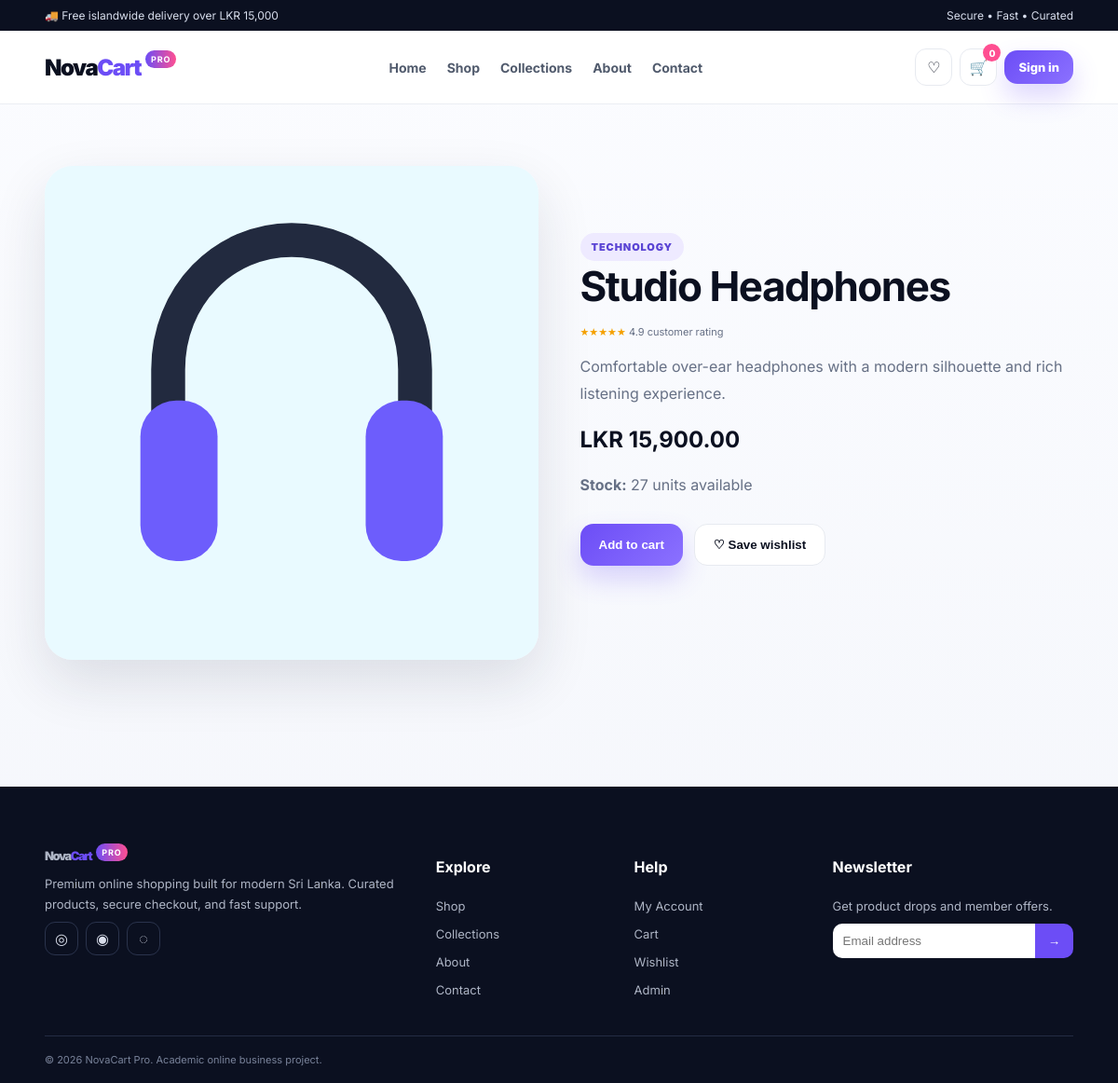
/product.php?id=12, run on the app's committed database.
### tables this page shows
CREATE TABLE products (
  id INT AUTO_INCREMENT PRIMARY KEY,
  name VARCHAR(160) NOT NULL,
  category VARCHAR(80) NOT NULL,
  price DECIMAL(12,2) NOT NULL,
  stock INT NOT NULL DEFAULT 0,
  image VARCHAR(255) NOT NULL,
  description TEXT,
  status ENUM('active','inactive') DEFAULT 'active',
  created_at TIMESTAMP DEFAULT CURRENT_TIMESTAMP
);

### includes/config.php (called while the page is built, shortened)
<?php
function e($v){return htmlspecialchars((string)$v,ENT_QUOTES,'UTF-8');}
?>

### product.php (the view)
<?php require 'includes/config.php';$id=(int)($_GET['id']??0);$st=$pdo->prepare("SELECT * FROM products WHERE id=? AND status='active'");$st->execute([$id]);$p=$st->fetch();if(!$p){http_response_code(404);die('Product not found');}$pageTitle=$p['name'];include 'includes/header.php';?>
<section class="section"><div class="container product-detail"><div class="detail-image"><img src="<?=e($p['image'])?>" alt="<?=e($p['name'])?>"></div><div class="detail-copy"><span class="eyebrow"><?=e($p['category'])?></span><h1><?=e($p['name'])?></h1><div class="rating">★★★★★ <span style="color:#667085">4.9 customer rating</span></div><p><?=e($p['description'])?></p><h2>LKR <?=number_format($p['price'],2)?></h2><p><strong>Stock:</strong> <?=$p['stock']?> units available</p><div class="hero-actions"><button class="btn" data-add='<?=e(json_encode(['id'=>$p['id'],'name'=>$p['name'],'price'=>$p['price'],'image'=>$p['image']]))?>'>Add to cart</button><button class="btn btn-outline" data-wish='<?=e(json_encode(['id'=>$p['id'],'name'=>$p['name'],'price'=>$p['price'],'image'=>$p['image']]))?>'>♡ Save wishlist</button></div></div></div></section><?php include 'includes/footer.php';?>

### assets/css/style.css (style rules this page uses)
:root { --ink:#0b1020;--muted:#667085;--bg:#f5f7fb;--card:#fff;--purple:#6c4df6;--pink:#ff4f91;--cyan:#10b7d7;--line:#e7eaf0;--green:#12a86b;--red:#e34d59;--shadow:0 24px 60px rgba(25,33,61,.12);--radius:26px }
* { box-sizing:border-box }
html { scroll-behavior:smooth }
body { margin:0;font-family:Inter,system-ui,sans-serif;color:var(--ink);background:linear-gradient(180deg,#fbfcff 0,#f4f6fb 100%) }
img { display:block;max-width:100% }
.container { width:min(1200px,92%);margin:auto }
.btn { display:inline-flex;align-items:center;justify-content:center;border:0;border-radius:14px;padding:14px 20px;background:linear-gradient(135deg,var(--purple),#8b71ff);color:#fff!important;font-weight:800;cursor:pointer;box-shadow:0 14px 28px rgba(108,77,246,.23);transition:.2s }
.btn-outline { background:#fff;color:var(--ink)!important;border:1px solid var(--line);box-shadow:none }
.eyebrow { display:inline-flex;align-items:center;gap:7px;padding:8px 12px;background:#eeeaff;color:#5a44d4;border-radius:999px;font-size:11px;font-weight:900;text-transform:uppercase;letter-spacing:.08em }
.hero-actions { display:flex;gap:12px;margin:28px 0 }
.section { padding:66px 0 }
.rating { font-size:11px;color:#f4a000 }
.about-grid,.contact-grid,.product-detail,.account-grid { display:grid;grid-template-columns:1fr 1fr;gap:45px;align-items:center }
.about-image img,.detail-image img { width:100%;aspect-ratio:1/1;object-fit:cover;border-radius:30px;box-shadow:var(--shadow) }
.about-copy h2,.detail-copy h1 { font-size:44px;letter-spacing:-1.5px;margin:0 0 15px }
.about-copy p,.detail-copy p { color:var(--muted);line-height:1.8 }

### data on the page
products: image (picture), category "TECHNOLOGY", name "Studio Headphones", description "Comfortable over-ear headphones with a modern silhouette and rich listening experience.", price "15,900.00", stock "27"

### other printed values
cartCount() "0"
